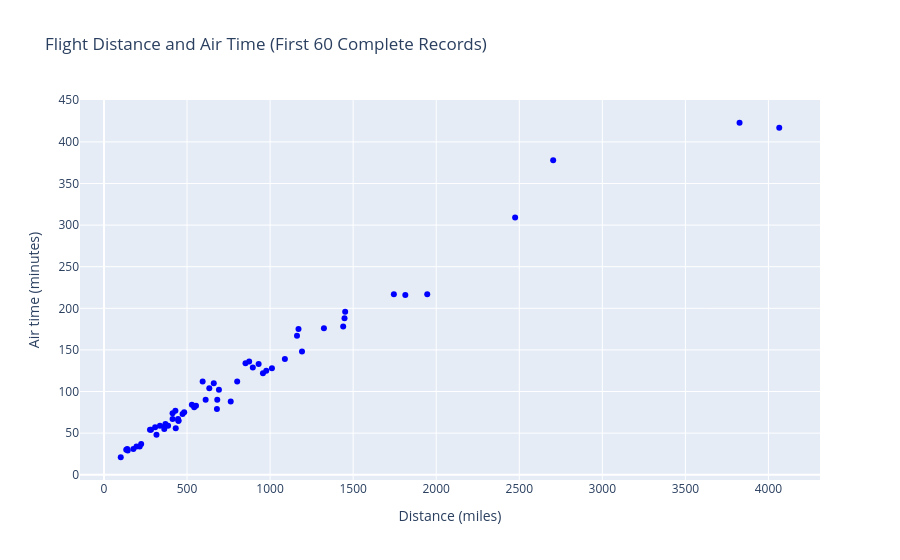

Notebook source saved alongside this figure:
### Markdown cell above
**However in the previous output title, x-axis and y-axis labels are missing. Let us use the update_layout function to update the title and labels.**

### Code cell
## Here we update these values under function attributes such as title,xaxis_title and yaxis_title
fig.update_layout(title='Flight Distance and Air Time (First 60 Complete Records)', xaxis_title='Distance (miles)', yaxis_title='Air time (minutes)')
# Display the figure
fig.show()

### Figure 1 — Plotly figure (JSON) as saved in the notebook; plotly's stock layout.template omitted (floating-point values rounded to 4 significant figures)
{"data": [{"marker": {"color": "blue"}, "mode": "markers", "type": "scatter", "x": [224.0, 277.0, 692.0, 1171.0, 1011.0, 594.0, 4065.0, 448.0, 612.0, 177.0, 1089.0, 316.0, 802.0, 140.0, 634.0, 308.0, 363.0, 931.0, 101.0, 1162.0, 1745.0, 1814.0, 852.0, 680.0, 682.0, 661.0, 196.0, 2704.0, 977.0, 215.0, 1452.0, 386.0, 2475.0, 143.0, 1946.0, 446.0, 473.0, 1448.0, 1440.0, 134.0, 1192.0, 554.0, 957.0, 763.0, 543.0, 430.0, 3826.0, 449.0, 1324.0, 896.0, 483.0, 874.0, 283.0, 337.0, 432.0, 413.0, 370.0, 413.0, 529.0, 366.0], "y": [37.0, 54.0, 102.0, 175.0, 128.0, 112.0, 417.0, 65.0, 90.0, 31.0, 139.0, 48.0, 112.0, 31.0, 104.0, 57.0, 55.0, 133.0, 21.0, 167.0, 217.0, 216.0, 134.0, 79.0, 90.0, 110.0, 34.0, 378.0, 125.0, 34.0, 196.0, 59.0, 309.0, 29.0, 217.0, 67.0, 73.0, 188.0, 178.0, 30.0, 148.0, 83.0, 122.0, 88.0, 81.0, 77.0, 423.0, 65.0, 176.0, 129.0, 75.0, 136.0, 54.0, 59.0, 56.0, 74.0, 61.0, 67.0, 84.0, 58.0]}], "layout": {"title": {"text": "Flight Distance and Air Time (First 60 Complete Records)"}, "xaxis": {"title": {"text": "Distance (miles)"}}, "yaxis": {"title": {"text": "Air time (minutes)"}}}}
